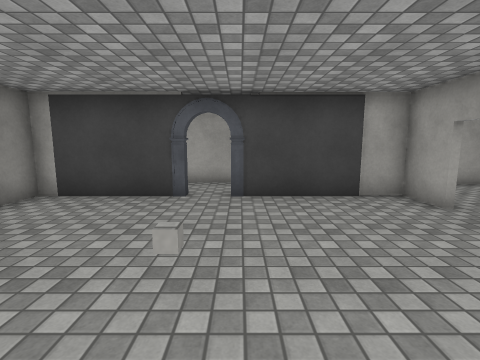
view 1 (above)

17 first-person views from a walk through a scene from a Unity 3-D project. The camera is 1.4 m above the floor, tilts 8° down and sees 85° across. Doors are open. The floor is counted in squares, 1 m on a side. Each view is taken from the middle of a square. On the plan, view 1 faces up. The plan holds only what a view shows up to about 13 squares ahead; the rest is blank. The player character is not drawn. Surface patterns are stand-ins for the level's own textures.

view 2
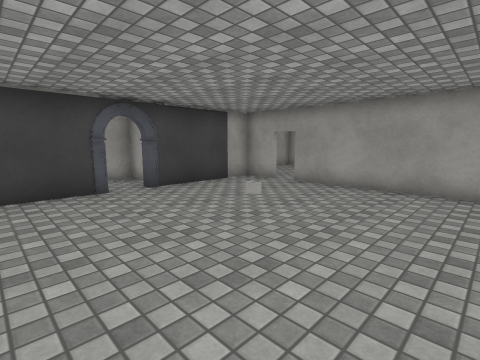

view 3
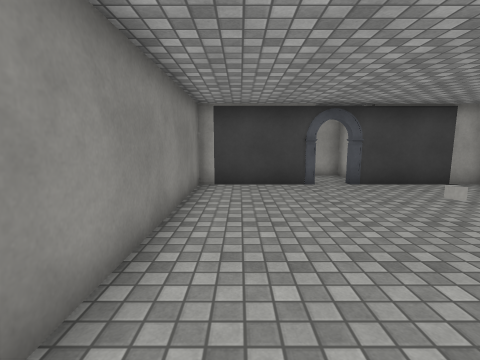

view 4
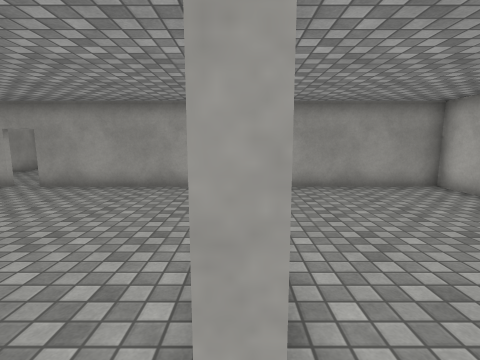

view 5
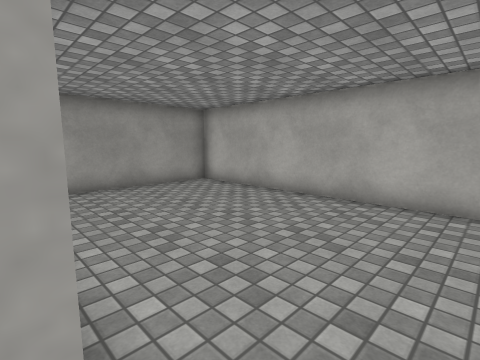

view 6
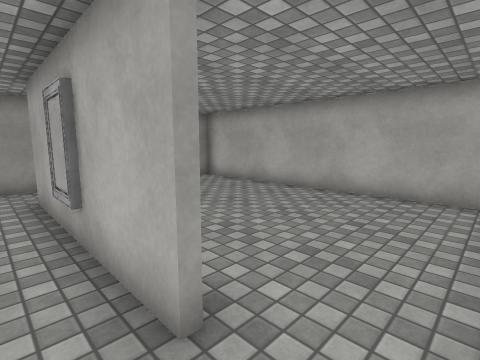

view 7
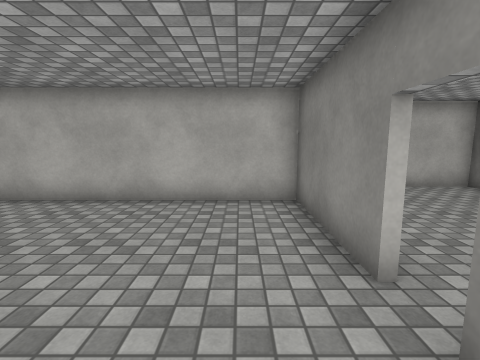

view 8
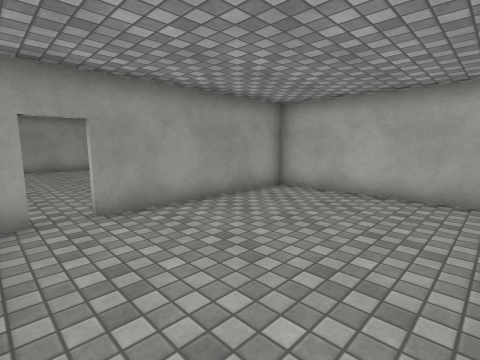

view 9
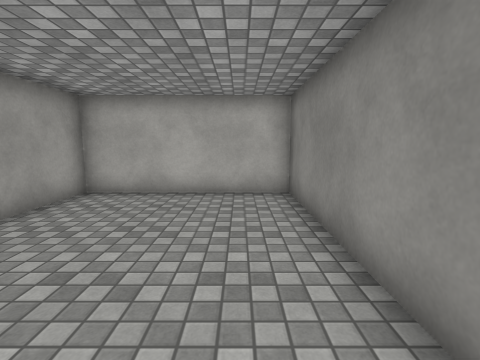

view 10
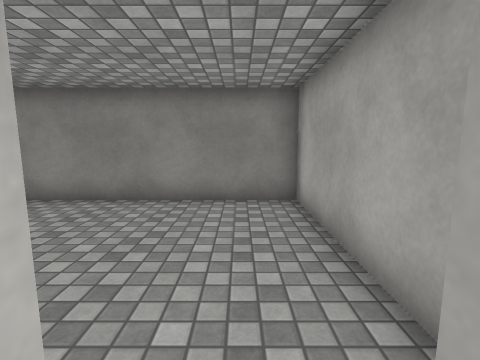

view 11
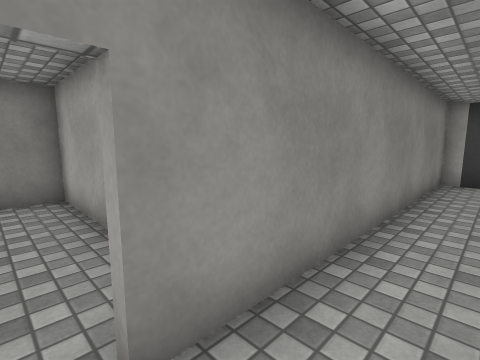

view 12
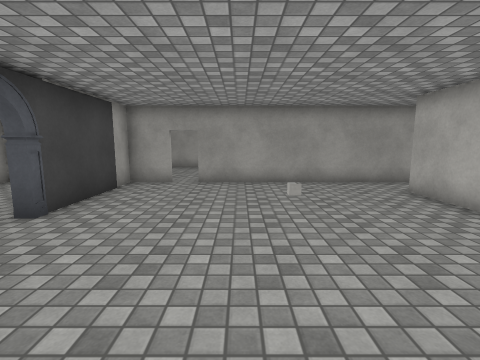

view 13
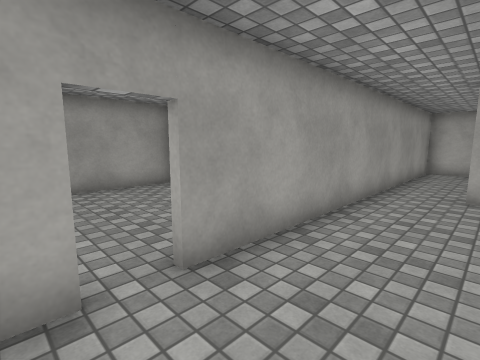

view 14
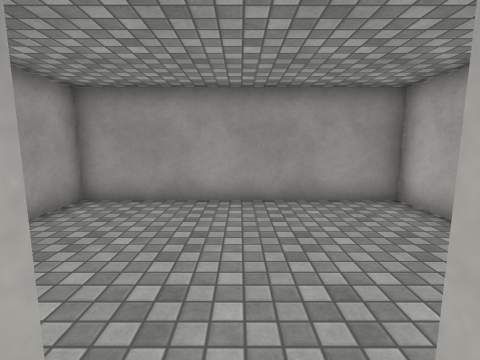

view 15
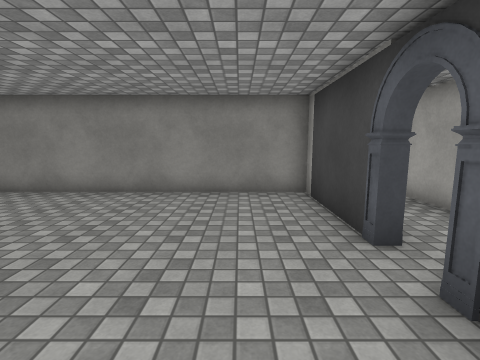

view 16
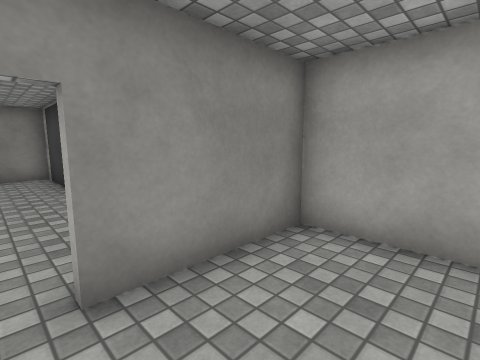

view 17
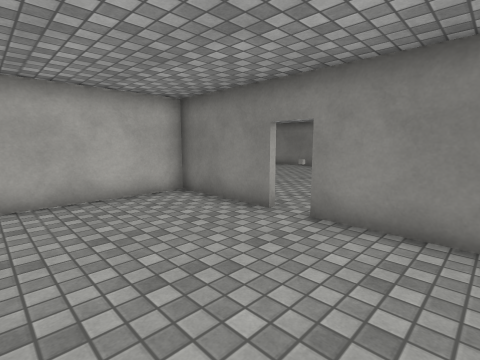

### Floor plan
Points are (right, up) in squares from view 1. A wall is a line through its corners. A room is listed if a view was taken in it or the views show most of it. See-through windows are left out.
Room 1 (views 1, 2, 6, 12, 13, 14, 15)
walls: (-1.7, 6.9) (-5.4, 6.9) (-5.4, -1.5); (-3.6, -1.9) (2.5, -1.9); (4.4, 5.4) (4.4, 6.9) (0.4, 6.9); (4.4, -1.5) (4.4, 4.5)
ways out: opening at (-4.5, -2) to room 2; opening at (3.5, -2) to room 2; opening at (4, 5) to room 4; opening at (-1, 7) to room 5; open door at (0.5, 8) to room 5
objects: cube (-1, 2); arch (0, 7)
Room 2 (views 3, 4, 5, 7, 10, 11)
walls: (-5.4, -4.5) (-5.4, -8.4) (4.4, -8.4) (4.4, -1.5); (-5.4, -1.5) (-5.4, -3.5)
ways out: opening at (-4.5, -2) to room 1; opening at (3.5, -2) to room 1; opening at (-6, -4) to room 3
Room 3 (views 8, 9)
walls: (-5.6, -3.6) (-5.6, -3.1); (-6.6, -2.6) (-11.4, -2.6) (-11.4, -10.4) (-5.6, -10.4) (-5.6, -4.5)
ways out: opening at (-6, -4) to room 2
Room 4 (views 16, 17)
walls: (4.6, 4.6) (4.6, 1.1) (10.3, 1.1) (10.3, 8.9) (4.6, 8.9) (4.6, 5.5)
ways out: opening at (4, 5) to room 1
Room 5 (no view inside)
walls: (0.3, 8.4) (0.3, 9.4) (-5, 9.4)
ways out: opening at (-1, 7) to room 1; open door at (0.5, 8) to room 1

Where each view was taken, in squares from view 1:
view 1: 0 up, 0 right, facing up
view 2: 1 down, 4 left, facing up-right
view 3: 2 down, 4 left, facing up
view 4: 2 down, 4 left, facing right
view 5: 2 down, 4 left, facing down-right
view 6: 1 down, 5 left, facing down-right
view 7: 2 down, 4 left, facing down
view 8: 3 down, 11 left, facing down-right
view 9: 3 down, 10 left, facing down
view 10: 4 down, 5 left, facing left
view 11: 4 down, 4 left, facing up-left
view 12: 3 up, 5 left, facing right
view 13: 6 up, 2 right, facing down-right
view 14: 5 up, 4 right, facing right
view 15: 5 up, 2 right, facing left
view 16: 5 up, 7 right, facing up-left
view 17: 8 up, 9 right, facing down-left
